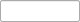
   <widget class="caFrame" name="caframe_3">
    <property name="geometry">
     <rect>
      <x>320</x>
      <y>100</y>
      <width>80</width>
      <height>22</height>
     </rect>
    </property>
    <property name="visibility">
     <enum>caFrame::Calc</enum>
    </property>
    <property name="visibilityCalc">
     <string notr="true">A&gt;1</string>
    </property>
    <property name="channel" stdset="0">
     <string notr="true">$(DEV):RELAY3-SOURCE</string>
    </property>
    <widget class="caLineEdit" name="calineedit_28">
     <property name="geometry">
      <rect>
       <x>0</x>
       <y>0</y>
       <width>80</width>
       <height>22</height>
      </rect>
     </property>
     <property name="alignment">
      <set>Qt::AlignCenter</set>
     </property>
     <property name="channel" stdset="0">
      <string notr="true">$(DEV):RELAY3-PRESSURE</string>
     </property>
     <property name="background">
      <color>
       <red>200</red>
       <green>200</green>
       <blue>200</blue>
      </color>
     </property>
     <property name="colorMode">
      <enum>caLineEdit::Static</enum>
     </property>
     <property name="framePresent" stdset="0">
      <bool>false</bool>
     </property>
     <property name="frameLineWidth" stdset="0">
      <number>1</number>
     </property>
     <property name="precision">
      <number>1</number>
     </property>
     <property name="precisionMode">
      <enum>caLineEdit::Channel</enum>
     </property>
     <property name="unitsEnabled">
      <bool>false</bool>
     </property>
     <property name="formatType">
      <enum>caLineEdit::string</enum>
     </property>
    </widget>
    <widget class="caFrame" name="caframe_9">
     <property name="geometry">
      <rect>
       <x>0</x>
       <y>0</y>
       <width>80</width>
       <height>22</height>
      </rect>
     </property>
     <property name="visibility">
      <enum>caFrame::IfNotZero</enum>
     </property>
     <property name="channel" stdset="0">
      <string notr="true">$(DEV):RELAY3-PRSTATUS</string>
     </property>
     <widget class="caLineEdit" name="calineedit_36">
      <property name="geometry">
       <rect>
        <x>0</x>
        <y>0</y>
        <width>80</width>
        <height>22</height>
       </rect>
      </property>
      <property name="alignment">
       <set>Qt::AlignCenter</set>
      </property>
      <property name="channel" stdset="0">
       <string notr="true">$(DEV):RELAY3-PRSTATUS</string>
      </property>
      <property name="background">
       <color>
        <red>200</red>
        <green>200</green>
        <blue>200</blue>
       </color>
      </property>
      <property name="colorMode">
       <enum>caLineEdit::Static</enum>
      </property>
      <property name="framePresent" stdset="0">
       <bool>false</bool>
      </property>
      <property name="frameLineWidth" stdset="0">
       <number>1</number>
      </property>
      <property name="unitsEnabled">
       <bool>false</bool>
      </property>
      <property name="formatType">
       <enum>caLineEdit::string</enum>
      </property>
     </widget>
    </widget>
   </widget>
